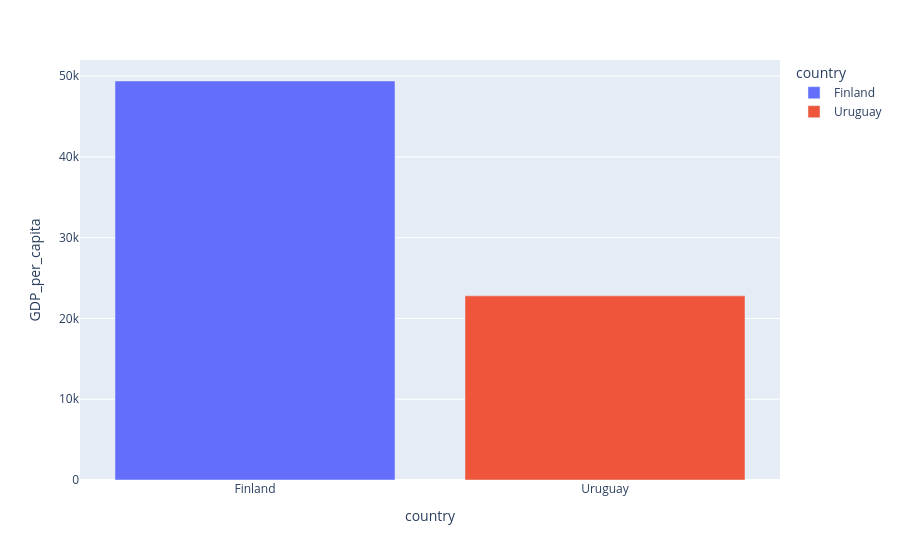

Write notebook code for a chart like this one.
### Markdown cell above
# Plotting

## The Power of Visualization

If you read this paragraph, you do it with your eyes. The more I write, the harder it is for you to focus all the way to the end. Sometimes, writing is the perfect medium for conveying thought. For example, I have written these notebooks in order to help you to better understand the programming that we are talking about in each class session. Sure, you don't NEED it, but I do hope they help.

Other times, though, words just don't do enough. Why are words so often insufficient?

As humans, we have developed to depend heavily on our ability to discern visual stimuli. We depend on this ability in our everyday lives. Visual stimulus prevents us from falling, guides our path, informs us of nearby dangers, and provides patterns that teach us about the world that we live in. As we analyze data, visualization allows us to take advantage of our love of SEEING in two critical ways:

- We can discern patterns in unfamiliar data
- We can present complex results in a straightforward manner

For example, I can tell you that income per capita in Finland is twice that of Uruguay, or I can show you:

### Code cell
# Import statements
import re
import requests
import pandas as pd
import numpy as np

# Import our plotting library
import plotly.express as px

# Grab and clean the data
url = "https://github.com/dustywhite7/Econ8320/raw/refs/heads/master/AssignmentData/world_bank_data_2023.csv"
data = pd.read_csv(url)
gdp = data.loc[data['Series Name']=="GDP per capita (current US$)"]
gdp['2023 [YR2023]'] = gdp['2023 [YR2023]'].replace("..", np.nan)
gdp['2023 [YR2023]'] = gdp['2023 [YR2023]'].astype(float)
gdp = gdp.sort_values(by="2023 [YR2023]").dropna()

# Subset the data to only look at two countries
plotData = gdp.loc[(gdp['Country Name']=="Finland")| (gdp['Country Name']=='Uruguay'), ['Country Name', '2023 [YR2023]']]

# Make the plot
px.bar(plotData,x = 'Country Name', y = '2023 [YR2023]', color='Country Name')

### Figure 1 — Plotly figure (JSON) as saved in the notebook; plotly's stock layout.template omitted (floating-point values rounded to 4 significant figures)
{"data": [{"alignmentgroup": "True", "hovertemplate": "country=%{x}<br>GDP_per_capita=%{y}<extra></extra>", "legendgroup": "Finland", "marker": {"color": "#636efa", "pattern": {"shape": ""}}, "name": "Finland", "offsetgroup": "Finland", "orientation": "v", "showlegend": true, "textposition": "auto", "type": "bar", "x": ["Finland"], "xaxis": "x", "y": [49400], "yaxis": "y"}, {"alignmentgroup": "True", "hovertemplate": "country=%{x}<br>GDP_per_capita=%{y}<extra></extra>", "legendgroup": "Uruguay", "marker": {"color": "#EF553B", "pattern": {"shape": ""}}, "name": "Uruguay", "offsetgroup": "Uruguay", "orientation": "v", "showlegend": true, "textposition": "auto", "type": "bar", "x": ["Uruguay"], "xaxis": "x", "y": [22800], "yaxis": "y"}], "layout": {"autosize": true, "barmode": "relative", "legend": {"title": {"text": "country"}, "tracegroupgap": 0}, "margin": {"t": 60}, "xaxis": {"anchor": "y", "autorange": true, "categoryarray": ["Finland", "Uruguay"], "categoryorder": "array", "domain": [0, 1], "range": [-0.5, 1.5], "title": {"text": "country"}, "type": "category"}, "yaxis": {"anchor": "x", "autorange": true, "domain": [0, 1], "range": [0, 52000], "title": {"text": "GDP_per_capita"}, "type": "linear"}}}
